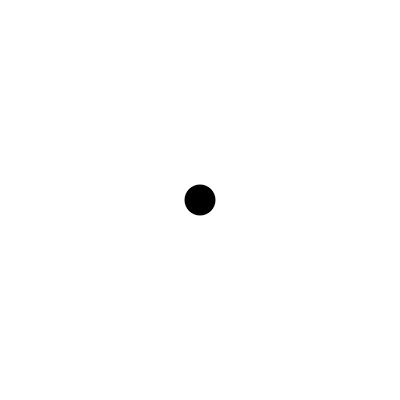
Frame 1 (no input)
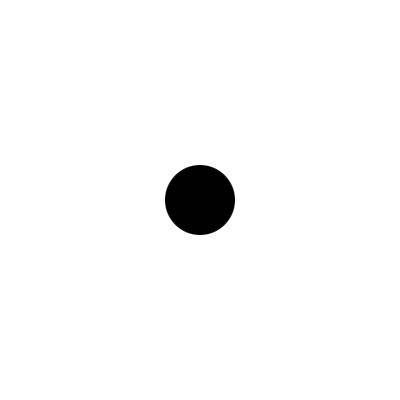
Frame 60 (the mouse pressed at the canvas centre just before this capture)
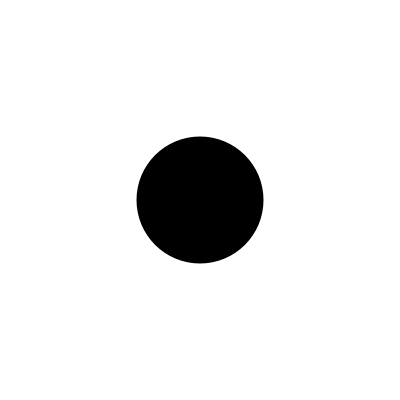
Frame 120 (the mouse held since frame 60 and released just before this capture)

The Processing sketch that drew these frames (run headless with seeded random() and noise(); from frame 60 on, the mouse is pressed at the canvas centre):

// Processing sketch: processing_74274
// ── processing_74274.pde

float X;
float Y;
float VY;
float GRAVITY;

void setup(){
 size(400,400);
 colorMode(RGB,100);
 background(100);
 frameRate(30);
  noStroke();
 X = 200;
 Y = 30;
 VY= 0;
 GRAVITY = 1;
}

void draw(){
 if(Y > height){
  VY = VY * -1; //-1をかけると完全弾性衝突となる。
  Y = height;
 }
 VY = VY + GRAVITY; //Y方向の加速度の更新
 Y = Y + VY; //Y方向の速度の更新
 fill(100);
 rect(0,0,width,height);
 fill(0); 
 ellipse(200,200,Y,Y);
}
